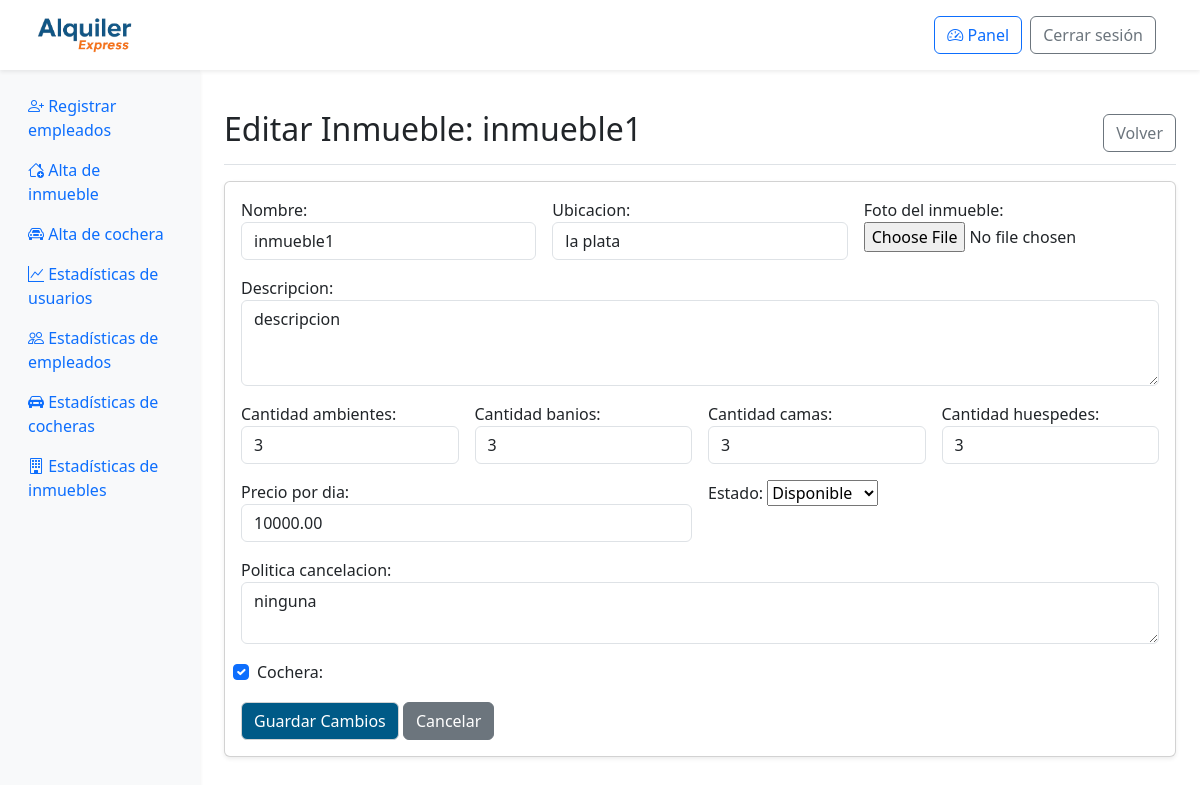
Screenshot of /panel/editar-inmueble/1/ (signed in) with the database file from the repository.
### web/models.py (models this page shows, shortened)
class Inmueble(models.Model):
    id_inmueble = models.AutoField(primary_key=True)
    nombre = models.CharField(max_length=100)
    ubicacion = models.TextField()
    provincia = models.ForeignKey(Provincia, on_delete=models.SET_NULL, null=True)
    ciudad = models.ForeignKey(Ciudad, on_delete=models.SET_NULL, null=True)
    descripcion = models.TextField()
    cantidad_banios = models.IntegerField()
    cantidad_ambientes = models.IntegerField()
    cantidad_camas = models.IntegerField()
    cantidad_huespedes = models.IntegerField()
    precio_por_dia = models.DecimalField(max_digits=10, decimal_places=2)
    politica_cancelacion = models.TextField()
    fecha_publicacion = models.DateField()
    cochera = models.BooleanField()
    estado = models.ForeignKey(Estado, on_delete=models.SET_NULL, null=True)

### web/views.py (the view)
# urls.py: path('panel/editar-inmueble/<int:id_inmueble>/', views.admin_inmueble_editar, name='admin_inmueble_editar'),
@login_required
@user_passes_test(is_admin)
def admin_inmueble_editar(request, id_inmueble):
    inmueble = get_object_or_404(Inmueble, id_inmueble=id_inmueble)
    if request.method == 'POST':
        form = InmuebleForm(request.POST, request.FILES, instance=inmueble)
        if form.is_valid():
            inmueble = form.save()
            if form.cleaned_data.get('imagen'):
                InmuebleImagen.objects.create(
                    inmueble=inmueble,
                    imagen=form.cleaned_data['imagen'],
                    descripcion="Imagen actualizada"
                )
            messages.success(request, 'Inmueble actualizado exitosamente.')
            return redirect('detalle_inmueble', id_inmueble=id_inmueble)
        else:
            messages.error(request, 'Por favor, corrige los errores en el formulario.')
    else:
        form = InmuebleForm(instance=inmueble)
    return render(request, 'admin/admin_inmueble_editar.html', {'form': form, 'inmueble': inmueble})

### web/models.py (called while the page is built)
    def __str__(self):
        return self.nombre

### web/views.py (called while the page is built)
def is_admin(user):
    return user.is_authenticated and user.is_staff

### web/templates/admin/admin_inmueble_editar.html (shortened to what this page needs)
{% extends 'admin/admin_base.html' %}
{% load static %}
{% block admin_content %}
<div class="d-flex justify-content-between flex-wrap flex-md-nowrap align-items-center pt-3 pb-2 mb-3 border-bottom">
  <h1 class="h2">Editar Inmueble: {{ inmueble.nombre }}</h1>
  <a href="{% url 'detalle_inmueble' id_inmueble=inmueble.id_inmueble %}" class="btn btn-outline-secondary">Volver</a>
</div>
<div class="card shadow-sm">
  <div class="card-body">
    <form method="post" enctype="multipart/form-data">
      <div class="row g-3">
        <div class="col-md-4">
          {{ form.nombre.label_tag }}
          {{ form.nombre }}
        </div>
        <div class="col-md-4">
          {{ form.ubicacion.label_tag }}
          {{ form.ubicacion }}
        </div>
        <div class="col-md-4">
          {{ form.imagen.label_tag }}
          {{ form.imagen }}
        </div>
        <div class="col-12">
          {{ form.descripcion.label_tag }}
          {{ form.descripcion }}
        </div>
        <div class="col-md-3">
          {{ form.cantidad_ambientes.label_tag }}
          {{ form.cantidad_ambientes }}
        </div>
        <div class="col-md-3">
          {{ form.cantidad_banios.label_tag }}
          {{ form.cantidad_banios }}
        </div>
        <div class="col-md-3">
          {{ form.cantidad_camas.label_tag }}
          {{ form.cantidad_camas }}
        </div>
        <div class="col-md-3">
          {{ form.cantidad_huespedes.label_tag }}
          {{ form.cantidad_huespedes }}
        </div>
        <div class="col-md-6">
          {{ form.precio_por_dia.label_tag }}
          {{ form.precio_por_dia }}
        </div>
        <div class="col-md-6">
          {{ form.estado.label_tag }}
          {{ form.estado }}
        </div>
        <div class="col-12">
          {{ form.politica_cancelacion.label_tag }}
          {{ form.politica_cancelacion }}
        </div>
        <div class="col-12 form-check">
          {{ form.cochera }}
          {{ form.cochera.label_tag }}
        </div>
        <div class="col-12">
          <button type="submit" class="btn btn-primary btn-azul">Guardar Cambios</button>
          <a href="{% url 'detalle_inmueble' id_inmueble=inmueble.id_inmueble %}" class="btn btn-secondary">Cancelar</a>
        </div>
      </div>
    </form>
  </div>
</div>
{% endblock %}

### web/static/css/global.css (style rules this page uses)
:root { --color-azul-alquiler: #005A87; --color-naranja-alquiler: #F26A1B; --color-azul-hover: #004466; --color-naranja-hover: #d85b17; }
.btn-azul { background-color: var(--color-azul-alquiler); color: white; border-color: lightgrey; transition: background-color 0.3s ease; }

### rows the page displays
Inmueble: nombre "inmueble1", ubicacion "la plata", descripcion "descripcion", cantidad_ambientes "3", cantidad_banios "3", cantidad_camas "3", cantidad_huespedes "3", precio_por_dia "10000.00", estado "Disponible", politica_cancelacion "ninguna", cochera "☑"
